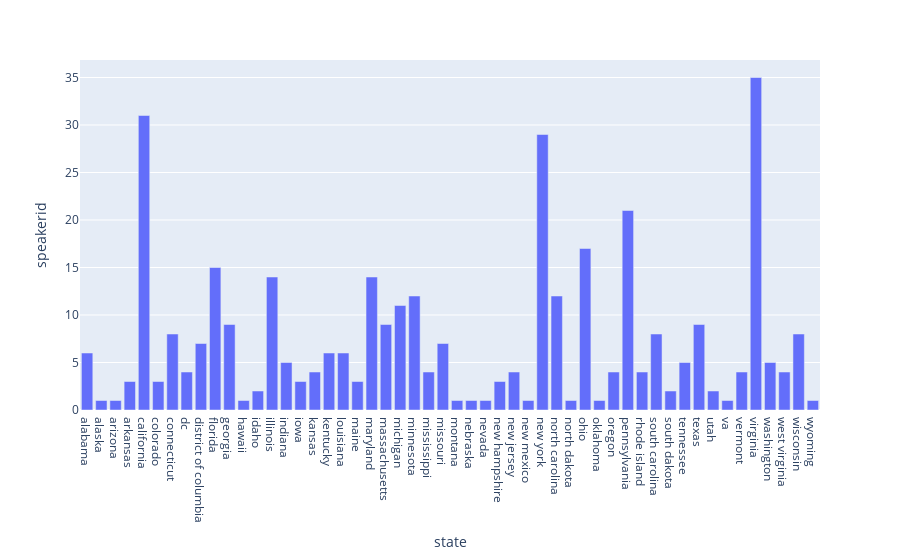

Notebook code cell kept with this figure:
### Code cell
usa_natives = subset[(subset['native_language'] == 'english') & (subset['country'] == 'usa')]

grouped = usa_natives.groupby('state').count().reset_index()

fig = px.bar(grouped, x='state', y='speakerid')
fig.show()

### Figure 1 — Plotly figure (JSON) as saved in the notebook; plotly's stock layout.template omitted (floating-point values rounded to 4 significant figures)
{"data": [{"alignmentgroup": "True", "hovertemplate": "state=%{x}<br>speakerid=%{y}<extra></extra>", "legendgroup": "", "marker": {"color": "#636efa", "pattern": {"shape": ""}}, "name": "", "offsetgroup": "", "orientation": "v", "showlegend": false, "textposition": "auto", "type": "bar", "x": ["alabama", "alaska", "arizona", "arkansas", "california", "colorado", "connecticut", "dc", "district of columbia", "florida", "georgia", "hawaii", "idaho", "illinois", "indiana", "iowa", "kansas", "kentucky", "louisiana", "maine", "maryland", "massachusetts", "michigan", "minnesota", "mississippi", "missouri", "montana", "nebraska", "nevada", "new hampshire", "new jersey", "new mexico", "new york", "north carolina", "north dakota", "ohio", "oklahoma", "oregon", "pennsylvania", "rhode island", "south carolina", "south dakota", "tennessee", "texas", "utah", "va", "vermont", "virginia", "washington", "west virginia", "wisconsin", "wyoming"], "xaxis": "x", "y": [6, 1, 1, 3, 31, 3, 8, 4, 7, 15, 9, 1, 2, 14, 5, 3, 4, 6, 6, 3, 14, 9, 11, 12, 4, 7, 1, 1, 1, 3, 4, 1, 29, 12, 1, 17, 1, 4, 21, 4, 8, 2, 5, 9, 2, 1, 4, 35, 5, 4, 8, 1], "yaxis": "y"}], "layout": {"barmode": "relative", "legend": {"tracegroupgap": 0}, "margin": {"t": 60}, "xaxis": {"anchor": "y", "domain": [0, 1], "title": {"text": "state"}}, "yaxis": {"anchor": "x", "domain": [0, 1], "title": {"text": "speakerid"}}}}
